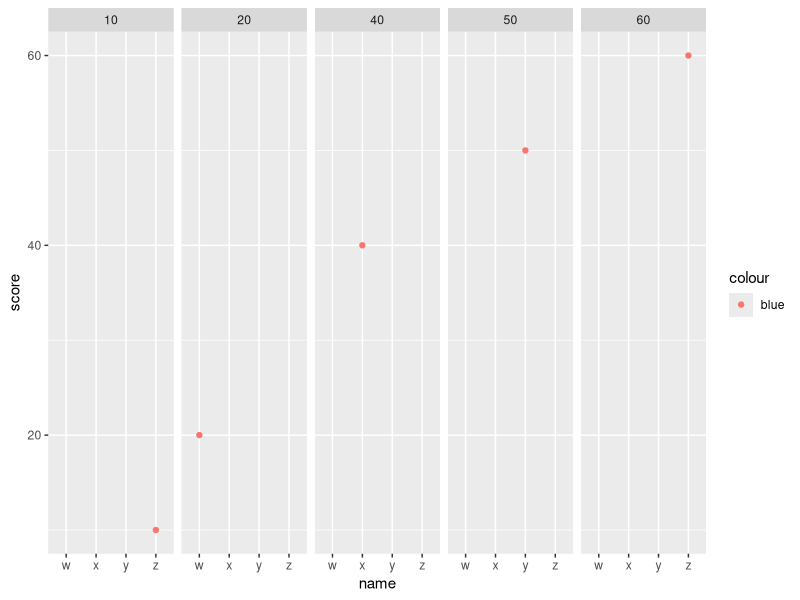

Reproduce this figure in R.
df=data.frame(
  id=c(1,2,3,4,5),
  name=c("x","y","z","w","z"),
  age=c(28,41,32,40,21),
  score=c(40,50,60,20,10)
)
install.packages("caTools")
library(caTools)

set.seed(7)
sp <- sample.split(df$age,0.8)
sp
train_set= subset(df,sp==TRUE)
train_set
train_set= subset(df,sp==FALSE)
train_set
scale(df$age,center = TRUE,scale = TRUE)

library(ggplot2)
plot=ggplot(data = df,aes(x=name,y=score,colour = "blue"),shape = score,size = factor(age))+geom_point()

plot+facet_grid(id~.)+facet_grid(.~score)
